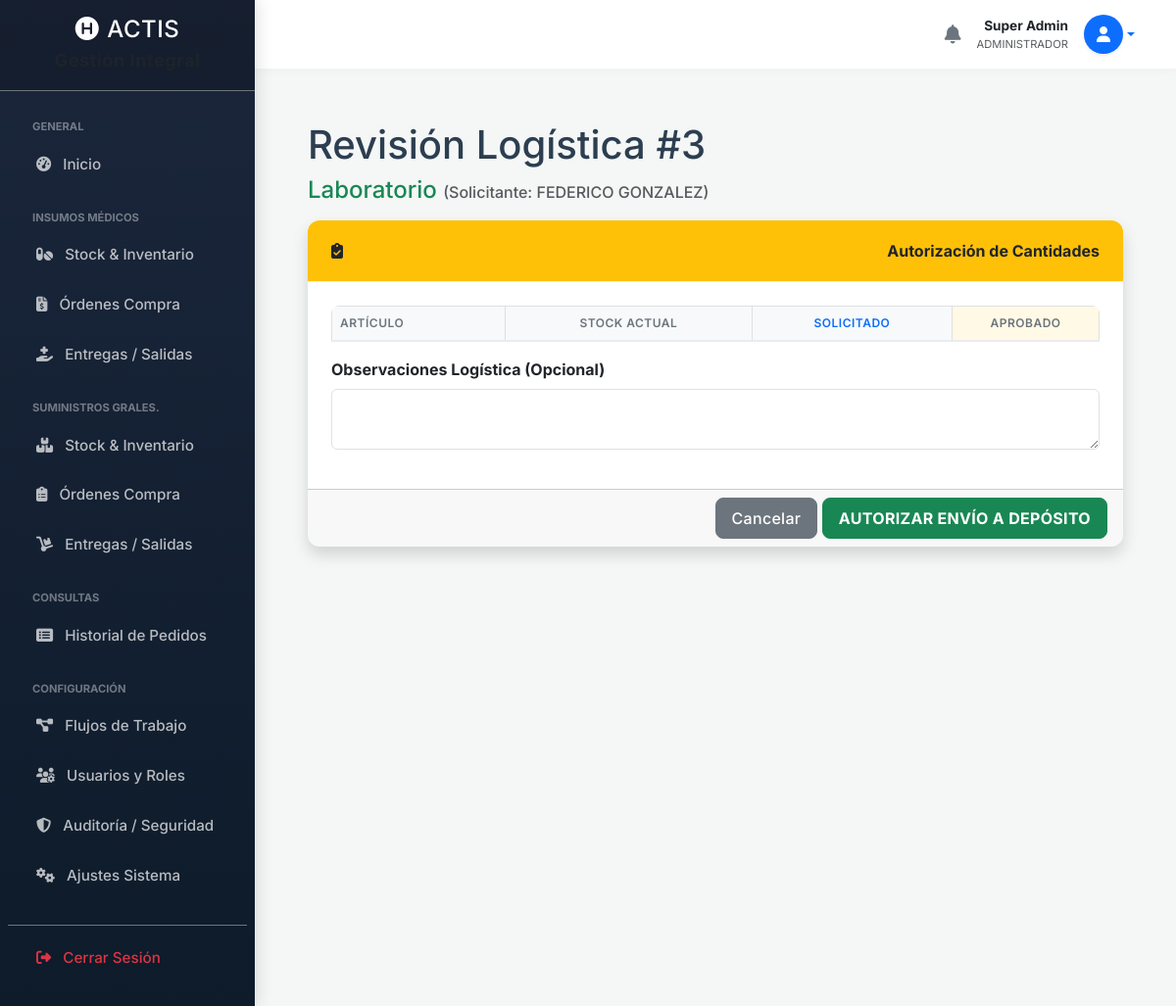
The app's page /pedidos_revision_logistica.php?id=3 (signed in) with its own data.
### tables this page shows
CREATE TABLE `pedidos_servicio` (
  `id` int(11) NOT NULL,
  `tipo_insumo` enum('insumos_medicos','suministros') NOT NULL,
  `id_usuario_solicitante` int(11) NOT NULL,
  `servicio_solicitante` varchar(100) NOT NULL,
  `prioridad` enum('Normal','Urgente','Extraordinaria') DEFAULT NULL,
  `frecuencia_compra` enum('Mensual','Trimestral','Semestral','Anual') DEFAULT NULL,
  `fecha_solicitud` timestamp NULL DEFAULT current_timestamp(),
  `estado` enum('pendiente_director','aprobado_director','pendiente_logistica','aprobado_logistica','entregado','rechazado','finalizado_proceso','esperando_entrega') DEFAULT 'pendiente_director',
  `fecha_aprobacion_director` datetime DEFAULT NULL,
  `fecha_aprobacion_logistica` datetime DEFAULT NULL,
  `id_director_aprobador` int(11) DEFAULT NULL,
  `id_logistica_aprobador` int(11) DEFAULT NULL,
  `fecha_entrega_real` datetime DEFAULT NULL,
  `id_usuario_entrega` int(11) DEFAULT NULL,
  `observaciones_director` text DEFAULT NULL,
  `observaciones_logistica` text DEFAULT NULL,
  `observaciones_entrega` text DEFAULT NULL,
  `paso_actual_id` int(11) DEFAULT NULL,
  `proceso_origen` varchar(50) DEFAULT 'movimiento_insumos'
);

CREATE TABLE `usuarios` (
  `id` int(11) NOT NULL,
  `nombre_completo` varchar(100) NOT NULL,
  `email` varchar(100) NOT NULL,
  `destino` varchar(100) DEFAULT NULL,
  `servicio` varchar(100) DEFAULT NULL,
  `grado_militar` varchar(100) DEFAULT NULL,
  `rol_en_servicio` varchar(50) DEFAULT NULL,
  `telefono` varchar(50) DEFAULT NULL,
  `numero_interno` varchar(20) DEFAULT NULL,
  `password` varchar(255) NOT NULL,
  `firma_digital` varchar(255) DEFAULT NULL,
  `activo` tinyint(1) DEFAULT 1,
  `validado_por_admin` tinyint(1) DEFAULT 0,
  `created_at` timestamp NULL DEFAULT current_timestamp()
);

### pedidos_revision_logistica.php (the view, shortened to what this page needs)
<?php
require 'db.php';
$id_pedido = $_GET['id'] ?? 0;
include 'includes/header.php';
include 'includes/sidebar.php';
include 'includes/navbar.php';
$pedido = $pdo->query("SELECT p.*, u.nombre_completo FROM pedidos_servicio p JOIN usuarios u ON p.id_usuario_solicitante = u.id WHERE p.id = $id_pedido")->fetch();
?>
<div class="container-fluid px-4">
    <h1 class="mt-4">Revisión Logística #<?php echo $id_pedido; ?></h1>
    <h4 class="text-success"><?php echo htmlspecialchars($pedido['servicio_solicitante']); ?> <small class="text-muted fs-6">(Solicitante: <?php echo $pedido['nombre_completo']; ?>)</small></h4>
    <form method="POST">
        <div class="card mb-4 mt-3 shadow border-warning">
            <div class="card-header bg-warning text-dark fw-bold">
                <i class="fas fa-clipboard-check"></i> Autorización de Cantidades
            </div>
            <div class="card-body">
                <div class="table-responsive">
                    <table class="table table-bordered align-middle">
                        <thead class="table-light">
                            <tr>
                                <th>Artículo</th>
                                <th class="text-center">Stock Actual</th>
                                <th class="text-center text-primary">Solicitado</th>
                                <th class="text-center bg-warning bg-opacity-10" width="150">Aprobado</th>
                            </tr>
                        </thead>
                    </table>
                </div>
                <div class="mb-3">
                    <label class="form-label fw-bold">Observaciones Logística (Opcional)</label>
                    <textarea name="observaciones_logistica" class="form-control" rows="2"></textarea>
                </div>
            </div>
            <div class="card-footer text-end">
                <a href="dashboard.php" class="btn btn-secondary">Cancelar</a>
                <button type="submit" class="btn btn-success fw-bold">AUTORIZAR ENVÍO A DEPÓSITO</button>
            </div>
        </div>
    </form>
</div>
<?php include 'includes/footer.php'; ?>

### header.php (style rules this page uses)
:root { --primary-color: #0f4c75; --secondary-color: #3282b8; --accent-color: #bbe1fa; --bg-color: #f4f7f6; --text-color: #2c3e50; --sidebar-width: 260px; }
body { background-color: var(--bg-color); font-family: 'Inter', sans-serif; color: var(--text-color); overflow-x: hidden; }
.card { border: none; border-radius: 12px; box-shadow: 0 5px 15px rgba(0,0,0,0.03); transition: transform 0.2s; background: #fff; margin-bottom: 1.5rem; overflow: hidden; }
.card-header { background-color: #fff; border-bottom: 1px solid #edf2f7; padding: 1.2rem 1.5rem; font-weight: 700; color: var(--primary-color); display: flex; align-items: center; justify-content: space-between; }
.card-body { padding: 1.5rem; }
.table-responsive { border-radius: 8px; }
.table thead th { background-color: #f8f9fa; color: #6c757d; font-weight: 600; text-transform: uppercase; font-size: 0.75rem; letter-spacing: 0.5px; border-bottom: 2px solid #e9ecef; white-space: nowrap; }
.btn { border-radius: 8px; font-weight: 500; letter-spacing: 0.3px; padding: 0.5rem 1rem; }

### records on screen
pedidos_servicio: servicio_solicitante "Laboratorio", usuarios.nombre_completo "FEDERICO GONZALEZ"

### other values on screen
$nombre_usuario_global "Super Admin"
$rol_principal_global "ADMINISTRADOR"
$id_pedido "3"
